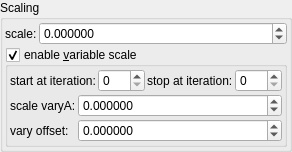
    <widget class="QGroupBox" name="groupBox_9">
     <property name="title">
      <string>Scaling</string>
     </property>
     <layout class="QVBoxLayout" name="verticalLayout_14" stretch="0,0">
      <property name="spacing">
       <number>2</number>
      </property>
      <property name="leftMargin">
       <number>2</number>
      </property>
      <property name="topMargin">
       <number>2</number>
      </property>
      <property name="rightMargin">
       <number>2</number>
      </property>
      <property name="bottomMargin">
       <number>2</number>
      </property>
      <item>
       <layout class="QHBoxLayout" name="horizontalLayout_9" stretch="0,1">
        <property name="topMargin">
         <number>0</number>
        </property>
        <item>
         <widget class="QLabel" name="label_10">
          <property name="text">
           <string>scale:</string>
          </property>
         </widget>
        </item>
        <item>
         <widget class="MyDoubleSpinBox" name="spinbox_transf_scale_2">
          <property name="sizePolicy">
           <sizepolicy hsizetype="Minimum" vsizetype="Maximum">
            <horstretch>0</horstretch>
            <verstretch>0</verstretch>
           </sizepolicy>
          </property>
          <property name="prefix">
           <string/>
          </property>
          <property name="suffix">
           <string/>
          </property>
          <property name="decimals">
           <number>6</number>
          </property>
          <property name="minimum">
           <double>-99.989999999999995</double>
          </property>
          <property name="maximum">
           <double>99.989999999999995</double>
          </property>
          <property name="singleStep">
           <double>0.100000000000000</double>
          </property>
         </widget>
        </item>
       </layout>
      </item>
      <item>
       <widget class="MyGroupBox" name="groupCheck_transf_function_enabledK_false">
        <property name="title">
         <string>enable &amp;variable scale</string>
        </property>
        <property name="checkable">
         <bool>true</bool>
        </property>
        <layout class="QVBoxLayout" name="verticalLayout_18" stretch="0,0">
         <property name="spacing">
          <number>2</number>
         </property>
         <property name="leftMargin">
          <number>2</number>
         </property>
         <property name="topMargin">
          <number>2</number>
         </property>
         <property name="rightMargin">
          <number>2</number>
         </property>
         <property name="bottomMargin">
          <number>2</number>
         </property>
         <item>
          <layout class="QHBoxLayout" name="horizontalLayout_10" stretch="0,1,0,1">
           <property name="topMargin">
            <number>0</number>
           </property>
           <item>
            <widget class="QLabel" name="label_75">
             <property name="text">
              <string>start at iteration:</string>
             </property>
             <property name="wordWrap">
              <bool>true</bool>
             </property>
            </widget>
           </item>
           <item>
            <widget class="MySpinBox" name="spinboxInt_transf_start_iterations_K">
             <property name="sizePolicy">
              <sizepolicy hsizetype="Minimum" vsizetype="Maximum">
               <horstretch>0</horstretch>
               <verstretch>0</verstretch>
              </sizepolicy>
             </property>
             <property name="minimum">
              <number>0</number>
             </property>
             <property name="maximum">
              <number>999</number>
             </property>
             <property name="value">
              <number>0</number>
             </property>
            </widget>
           </item>
           <item>
            <widget class="QLabel" name="label_60">
             <property name="text">
              <string>stop at iteration:</string>
             </property>
             <property name="wordWrap">
              <bool>true</bool>
             </property>
            </widget>
           </item>
           <item>
            <widget class="MySpinBox" name="spinboxInt_transf_stop_iterations_K">
             <property name="sizePolicy">
              <sizepolicy hsizetype="Preferred" vsizetype="Maximum">
               <horstretch>0</horstretch>
               <verstretch>0</verstretch>
              </sizepolicy>
             </property>
             <property name="maximum">
              <number>999</number>
             </property>
            </widget>
           </item>
          </layout>
         </item>
         <item>
          <layout class="QGridLayout" name="gridLayout_34" columnstretch="0,1">
           <property name="spacing">
            <number>2</number>
           </property>
           <item row="1" column="1">
            <widget class="MyDoubleSpinBox" name="spinbox_transf_scale_vary_0">
             <property name="sizePolicy">
              <sizepolicy hsizetype="Minimum" vsizetype="Maximum">
               <horstretch>0</horstretch>
               <verstretch>0</verstretch>
              </sizepolicy>
             </property>
             <property name="prefix">
              <string/>
             </property>
             <property name="suffix">
              <string/>
             </property>
             <property name="decimals">
              <number>6</number>
             </property>
             <property name="minimum">
              <double>-99.989999999999995</double>
             </property>
             <property name="maximum">
              <double>99.989999999999995</double>
             </property>
             <property name="singleStep">
              <double>0.100000000000000</double>
             </property>
            </widget>
           </item>
           <item row="2" column="1">
            <widget class="MyDoubleSpinBox" name="spinbox_transf_scaleC_1">
             <property name="sizePolicy">
              <sizepolicy hsizetype="Minimum" vsizetype="Maximum">
               <horstretch>0</horstretch>
               <verstretch>0</verstretch>
              </sizepolicy>
             </property>
             <property name="prefix">
              <string/>
             </property>
             <property name="suffix">
              <string/>
             </property>
             <property name="decimals">
              <number>6</number>
             </property>
             <property name="minimum">
              <double>-99.989999999999995</double>
             </property>
             <property name="maximum">
              <double>99.989999999999995</double>
             </property>
             <property name="singleStep">
              <double>0.100000000000000</double>
             </property>
            </widget>
           </item>
           <item row="2" column="0">
            <widget class="QLabel" name="label_151">
             <property name="text">
              <string>vary offset:</string>
             </property>
            </widget>
           </item>
           <item row="1" column="0">
            <widget class="QLabel" name="label_146">
             <property name="text">
              <string>scale varyA:</string>
             </property>
            </widget>
           </item>
          </layout>
         </item>
        </layout>
       </widget>
      </item>
     </layout>
    </widget>
